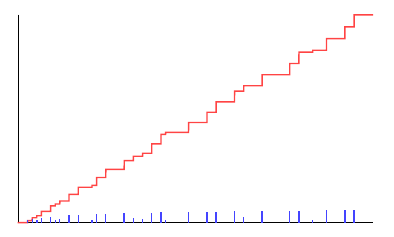

Recreate this plot in gnuplot.
set style line 1 linecolor rgb '#000000' linetype 1 linewidth 2
set style line 2 linecolor rgb '#ff4444' linetype 1 linewidth 4
set style line 3 linecolor rgb '#4444ff' linetype 1 linewidth 4

unset xtics
unset ytics
unset border
set xzeroaxis ls 1
set yzeroaxis ls 1
set samples 100000

set terminal pdf size 10cm, 6cm dashed

#set xrange [-1:10000]
#set xtics ("0" 0, "1" 1)
#set ytics ("0" 0, "1" 1)

set output "chebyshev-function.pdf"
plot "<./chebyshev-function 0.01 | head -n 7700" t "" w l ls 2, \
     "<./mangoldt-function | head -n 77" t "" w impulses ls 3

#set output "chebyshev-function-2.pdf"
#plot "<./chebyshev-function 10 | head -n 100" t "" w l ls 2
